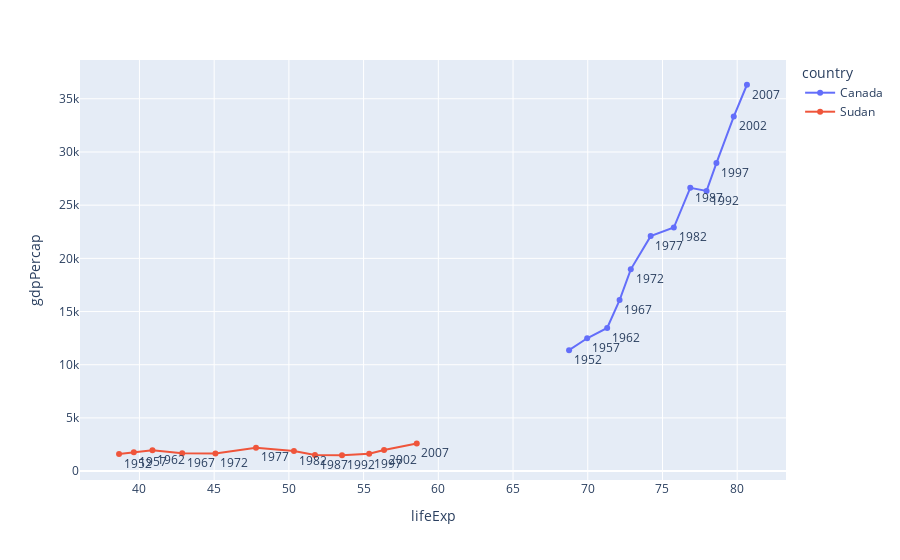

Notebook cell for this chart:
### Code cell
import plotly.express as px
df1 = px.data.gapminder().query("country in ['Canada', 'Sudan']")

fig = px.line(df1, x="lifeExp", y="gdpPercap", color="country", text="year")
fig.update_traces(textposition="bottom right")
fig.show()

### Figure 1 — Plotly figure (JSON) as saved in the notebook; plotly's stock layout.template omitted (floating-point values rounded to 4 significant figures)
{"data": [{"hovertemplate": "country=Canada<br>lifeExp=%{x}<br>gdpPercap=%{y}<br>year=%{text}<extra></extra>", "legendgroup": "Canada", "line": {"color": "#636efa", "dash": "solid"}, "marker": {"symbol": "circle"}, "mode": "text+markers+lines", "name": "Canada", "orientation": "v", "showlegend": true, "text": [1952, 1957, 1962, 1967, 1972, 1977, 1982, 1987, 1992, 1997, 2002, 2007], "textposition": "bottom right", "type": "scatter", "x": [68.75, 69.96, 71.3, 72.13, 72.88, 74.21, 75.76, 76.86, 77.95, 78.61, 79.77, 80.65], "xaxis": "x", "y": [11370.0, 12490.0, 13460.0, 16080.0, 18970.0, 22090.0, 22900.0, 26630.0, 26340.0, 28950.0, 33330.0, 36320.0], "yaxis": "y"}, {"hovertemplate": "country=Sudan<br>lifeExp=%{x}<br>gdpPercap=%{y}<br>year=%{text}<extra></extra>", "legendgroup": "Sudan", "line": {"color": "#EF553B", "dash": "solid"}, "marker": {"symbol": "circle"}, "mode": "text+markers+lines", "name": "Sudan", "orientation": "v", "showlegend": true, "text": [1952, 1957, 1962, 1967, 1972, 1977, 1982, 1987, 1992, 1997, 2002, 2007], "textposition": "bottom right", "type": "scatter", "x": [38.63, 39.62, 40.87, 42.86, 45.08, 47.8, 50.34, 51.74, 53.56, 55.37, 56.37, 58.56], "xaxis": "x", "y": [1616.0, 1770.0, 1960.0, 1688.0, 1660.0, 2203.0, 1896.0, 1508.0, 1492.0, 1632.0, 1993.0, 2602.0], "yaxis": "y"}], "layout": {"legend": {"title": {"text": "country"}, "tracegroupgap": 0}, "margin": {"t": 60}, "xaxis": {"anchor": "y", "domain": [0, 1], "title": {"text": "lifeExp"}}, "yaxis": {"anchor": "x", "domain": [0, 1], "title": {"text": "gdpPercap"}}}}
